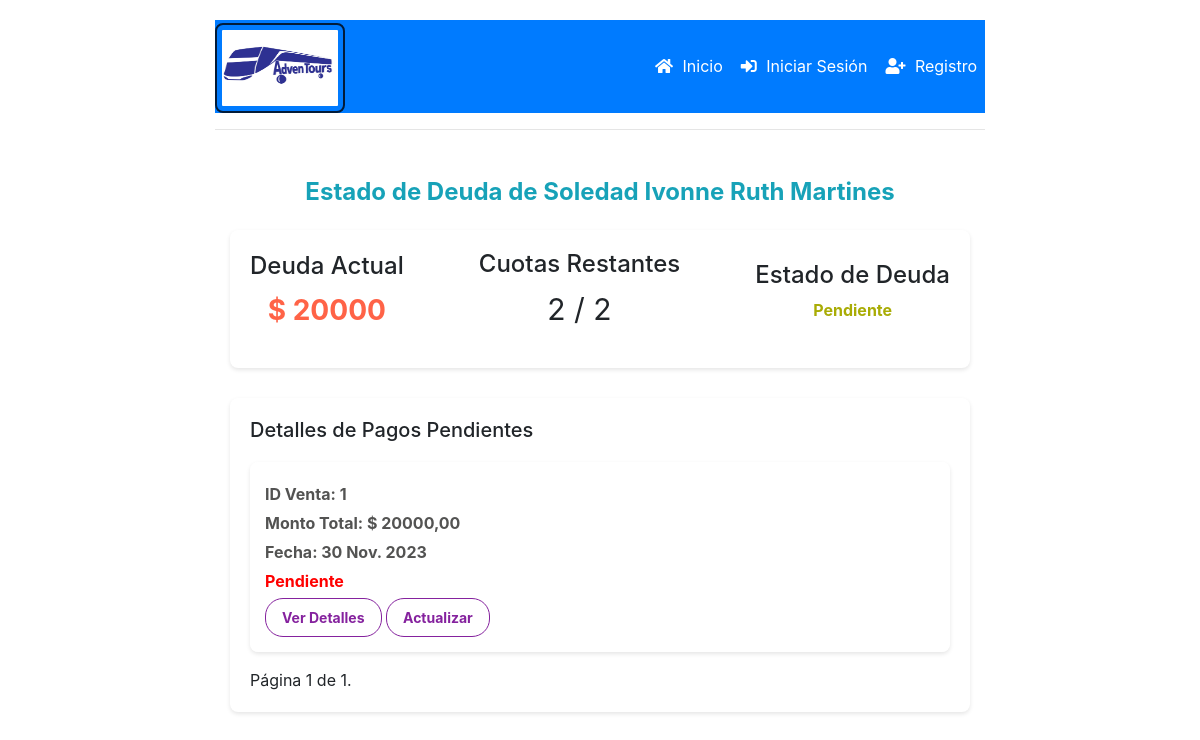
The app's page /passenger_sales/1/ with its own data.
### travel/models.py (models this page shows, shortened)
class Passenger(models.Model):
    user = models.ForeignKey(User, on_delete=models.CASCADE)
    name = models.CharField(max_length=255)
    lastname = models.CharField(max_length=255)
    age = models.IntegerField()
    email = models.EmailField()
    phone_number = models.CharField(max_length=20, blank=True, null=True)
    passenger_code = models.UUIDField(default=uuid.uuid4, editable=False, unique=True)
    dni = models.CharField(max_length=20)
    role = models.CharField(
        max_length=10,
        choices=[(role.name, role.value) for role in PassengerRole],
        default=PassengerRole.TRAVELER.value
    )

class Sale(models.Model):
    passenger = models.ForeignKey('Passenger', on_delete=models.CASCADE)
    trip = models.ForeignKey('Trip', on_delete=models.CASCADE)
    sale_date = models.DateField(auto_now_add=True)
    price = models.DecimalField(max_digits=10, decimal_places=2)
    payment_method = models.CharField(max_length=10, choices=[(tag.name, tag.value) for tag in PaymentMethod])
    installments = models.IntegerField(default=1)
    total_debt = models.DecimalField(max_digits=10, decimal_places=2)
    sale_status = models.CharField(max_length=20, choices=[(tag.name, tag.value) for tag in SaleStatus], default=SaleStatus.PENDING.value)

### travel/views.py (the view)
# urls.py: path('passenger_sales/<int:passenger_id>/', views.passenger_sales, name='passenger_sales'),
def passenger_sales(request, passenger_id):
    passenger = Passenger.objects.get(pk=passenger_id)
    sales = Sale.objects.filter(passenger=passenger)
    sales = sales.annotate(
        custom_order=Case(
            When(sale_status='PENDING', then=Value(1)),
            default=Value(2)
        )
    ).order_by('custom_order', '-sale_status')
    has_pending_sales = sales.filter(sale_status='PENDING').exists()
    total_debt = sales.aggregate(total=Sum('total_debt'))['total'] or 0
    total_installments = sum([sale.installments for sale in sales])
    for sale in sales:
        print(sale.id, sale.installments)  #
    items_per_page = 2
    paginator = Paginator(sales, items_per_page)
    page = request.GET.get('page')
    try:
        sales = paginator.page(page)
    except PageNotAnInteger:
        sales = paginator.page(1)
    except EmptyPage:
        sales = paginator.page(paginator.num_pages)
    for sale in sales:
        if(sale.installments > 0):
            sale.installment_value = sale.total_debt / sale.installments
    sale_status_display = 'Pendiente' if has_pending_sales else 'No tienes pagos pendientes'
    context = {
        'passenger': passenger,
        'sales': sales,
        'total_debt': total_debt,
        'installments_left': total_installments,
        'total_installments': total_installments,
        'sale_status': 'pending',
        'sale_status_display': sale_status_display
    }
    return render(request, 'travel/passenger_sales.html', context)

### travel/templates/travel/passenger_sales.html (shortened to what this page needs)
{% extends "travel/layout.html" %}
{% block body %}
<div class="container mt-5">
    <h2 class="mb-4 text-center font-weight-bold text-info">Estado de Deuda de {{ passenger.name }}
        {{passenger.lastname}}</h2>
    {% if sales %}
    <div class="debt-summary">
        <div class="debt-info">
            <h4>Deuda Actual</h4>
            <p class="debt-amount">$ {{ total_debt }}</p>
        </div>
        <div class="installments-info">
            <h4>Cuotas Restantes</h4>
            <p>{{ installments_left }} / {{ total_installments }}</p>
        </div>
        <div class="debt-status">
            <h4>Estado de Deuda</h4>
            <p class="{{ sale_status }}">{{ sale_status_display }}</p>
        </div>
    </div>
    <div class="sales-details">
        <h3>Detalles de Pagos Pendientes</h3>
        <ul class="pending-payments">
            {% for sale in sales %}
            <li class="pending-payment">
                <div class="pending-payment-details">
                    <p>ID Venta: {{ sale.id }}</p>
                    <p>Monto Total: $ {{ sale.total_debt }}</p>
                    <p>Fecha: {{ sale.sale_date }}</p>
                    {% if sale.sale_status == 'PENDING' %}
                    <p class="sale-status" style="color: red;">Pendiente</p>
                    {% elif sale.sale_status == 'CANCELLED' %}
                    <p class="sale-status" style="color: rgb(255, 17, 0)">Cancelada</p>
                    {% elif sale.sale_status == 'COMPLETED' %}
                    <p class="sale-status" style="color: rgb(75, 219, 75);">Completada</p>
                    {% endif %}
                    <button class="btn-details" data-toggle="modal" data-target="#detailsModal{{ sale.id }}">Ver
                        Detalles</button>
                    <button class="btn-details" data-toggle="modal" data-target="#paymentModal{{ sale.id }}"
                        data-installment-value="{{ sale.installment_value }}"
                        data-installments="{{ sale.installments }}" data-sale-id="{{ sale.id }}">Actualizar</button>
                </div>
            </li>
            {% endfor %}
        </ul>
        <div class="pagination">
            <span class="step-links">
                <span class="current">
                    Página {{ sales.number }} de {{ sales.paginator.num_pages }}.
                </span>
            </span>
        </div>
    </div>
    {% else %}
    <p>No hay ventas registradas para este pasajero.</p>
    {% endif %}
</div>
{% endblock %}

### travel/templates/travel/layout.html (style rules this page uses)
body { background-color: #fff; padding: 20px; }

### travel/templates/travel/passenger_sales.html (style rules this page uses)
.container { max-width: 800px; margin: 0 auto; }
h2 { font-size: 24px; text-align: center; margin-bottom: 20px; }
.debt-summary { display: flex; justify-content: space-between; align-items: center; background-color: #fff; border-radius: 8px; padding: 20px; box-shadow: 0 2px 4px rgba(0, 0, 0, 0.1); margin-bottom: 30px; }
.debt-info, .installments-info, .debt-status { text-align: center; }
.debt-amount { font-size: 28px; font-weight: bold; color: #ff6347; }
.installments-info p { font-size: 30px; }
.sales-details { background-color: #ffffff; border-radius: 8px; padding: 20px; box-shadow: 0 2px 4px rgba(0, 0, 0, 0.1); }
.sales-details h3 { font-size: 20px; margin-bottom: 20px; }
.sales-details ul { list-style: none; padding: 0; }
.pending-payments { padding: 0; }
.pending-payment { background-color: rgba(255, 255, 255, 0.61); border-radius: 8px; box-shadow: 0 2px 4px rgba(0, 0, 0, 0.1); padding: 15px; margin-bottom: 15px; }
.pending-payment-details p { margin: 5px 0; font-size: 16px; color: rgb(83, 83, 82); font-weight: bold; }
.debt-status p { color: rgb(169, 172, 5); font-weight: bold; }
.btn-details { display: inline-block; padding: 8px 16px; font-size: 14px; font-weight: bold; border: 1px solid rgb(133, 34, 158); border-radius: 18px; color: rgb(133, 34, 158); background-color: transparent; cursor: pointer; transition: background-color 0.8s, color 0.3s; }

### records on screen
Passenger: name "Soledad Ivonne Ruth", lastname "Martines"
Sale: id "1", total_debt "20000,00", sale_date "30 Nov. 2023", sale_status "Pendiente"

### other values on screen
{{ total_debt }} "20000"
{{ installments_left }} "2"
{{ total_installments }} "2"
{{ sale_status_display }} "Pendiente"
{{ sales.number }} "1"
{{ sales.paginator.num_pages }} "1"
